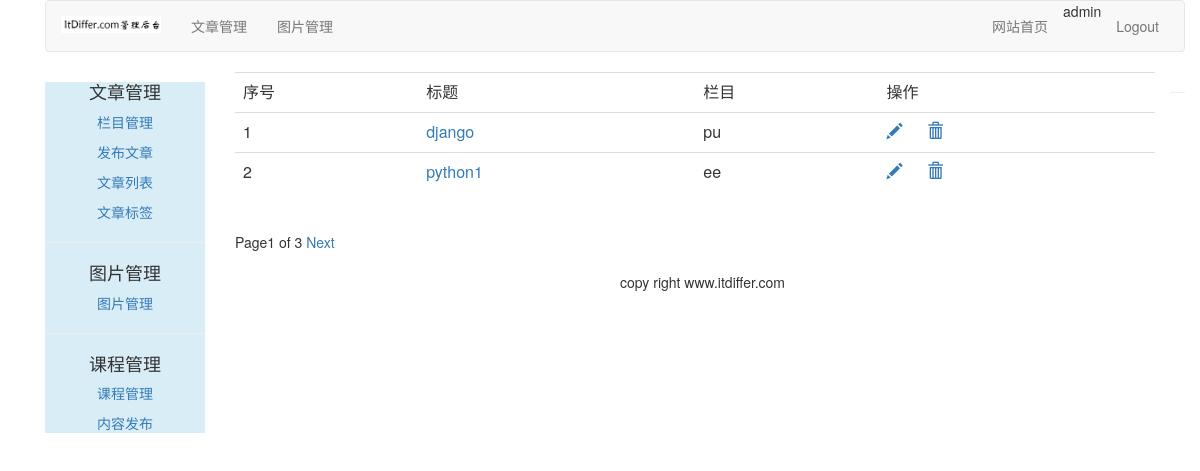
Page /article/article-list/ (signed in) on the committed database.
### article/models.py (models this page shows, shortened)
class ArticlePost(models.Model):
	author = models.ForeignKey(User, related_name="article", on_delete=models.CASCADE)
	title = models.CharField(max_length=200)
	slug = models.SlugField(max_length=500)
	column = models.ForeignKey(ArticleColumn, related_name="article_column", on_delete=models.CASCADE)
	body = models.TextField()
	created = models.DateTimeField(default=timezone.now())
	updated = models.DateTimeField(auto_now=True)
	users_like = models.ManyToManyField(User, related_name="articles_like", blank=True)
	article_tag = models.ManyToManyField(ArticleTag, related_name='article_tag',
										 blank=True)
	class Meta:
		ordering = ("title",)
		index_together = (('id', 'slug'),)
	def get_absolute_url(self):
		return reverse("article:article_detail", args=[self.id, self.slug])

class ArticleColumn(models.Model):
	user = models.ForeignKey(User, related_name='article_column', on_delete=models.CASCADE)
	column = models.CharField(max_length=200)
	created = models.DateField(auto_now_add=True)
	def __str__(self):
		return self.column

### article/views.py (the view)
# urls.py: path('article-list/',views.article_list,name='article_list'),
@login_required(login_url='/account/login')
def article_list(request):
	articles_list=ArticlePost.objects.filter(author=request.user)
	paginator=Paginator(articles_list,2)
	page=request.GET.get('page')
	try:
		current_page=paginator.page(page)
		articles=current_page.object_list
	except PageNotAnInteger:
		current_page=paginator.page(1)
		articles=current_page.object_list
	except EmptyPage:
		current_page=paginator.page(paginator.num_pages)
		articles=current_page.object_list
	return render(request,"article/column/article_list.html",{"articles":articles,"page":current_page})

### templates/article/column/article_list.html (shortened to what this page needs)
{% extends "article/base.html" %}
{% load staticfiles %}
{% block content %}
<div>
    <table class="table table-hover">
    <tr>
        <td>序号</td>
        <td>标题</td>
        <td>栏目</td>
        <td>操作</td>
    </tr>
    {% for article in articles %}
    <tr id={{article.id}}>
        <td>{{forloop.counter}}</td>
        <td><a href="{{article.get_absolute_url}}">{{article.title}}</a></td>
        <td>{{article.column}}</td>
        <td>
            <a name="edit" href="{% url 'article:redit_article' article.id %}"><span class="glyphicon glyphicon-pencil"></span></a>
            <a name="delete" href="javascript:" onclick="del_article(this,{{ article.id }})"> <span class="glyphicon glyphicon-trash" style="margin-left: 20px;"></span></a>
        </td>
    </tr>
    {% endfor %}
    </table>
    {% include "paginator.html" %}
</div>
{% endblock %}

### templates/article/header.html
{% load staticfiles %}
<div class="container">
    <nav class="navbar navbar-default" role="navigation">
        <div class="navbar-header">
            <a class="navbar-brand" href="http://www.itdiffer.com">
                <img  width="100px" src="{% static '/images/backlogo.png' %}"> </a>
        </div>
        <div>
            <ul class="nav navbar-nav" role="tablist">
                <li><a href="{% url 'article:article_column' %}">文章管理</a></li>
                <li><a href="{% url 'image:list_images' %}">图片管理</a></li>
            </ul>
            <ul class="nav navbar-nav navbar-right" style="margin-right: 10px">
                <li><a href="{% url 'blog:blog_title' %}">网站首页</a></li>
                <li><span>{{user.username}}</span></li>
                <li><a href="{% url 'account:user_logout' %}">Logout</a></li>
            </ul>
        </div>
    </nav>
</div>

### rows in the picture
ArticlePost: title "django", column "pu"
ArticlePost: title "python1", column "ee"

### other values in the picture
{{ user.username }} "admin"
{{ page.number }} "1"
{{ page.paginator.num_pages }} "3"
